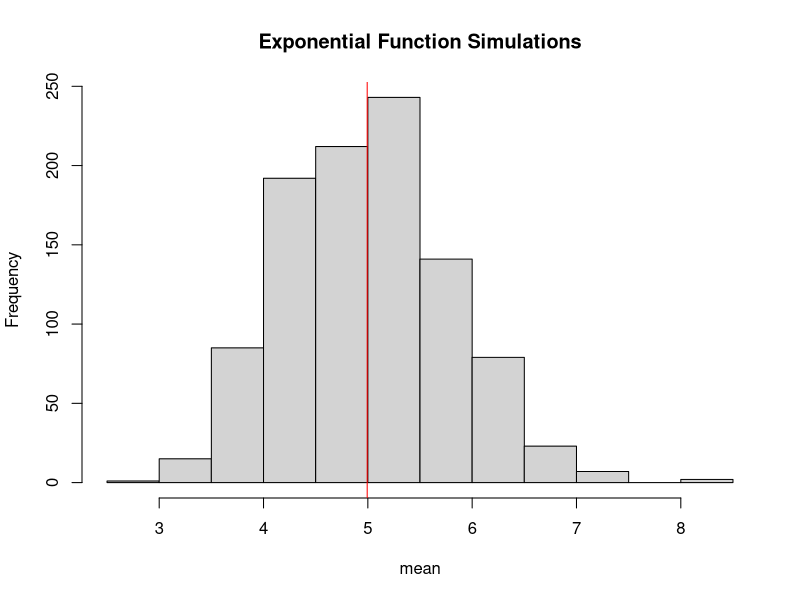
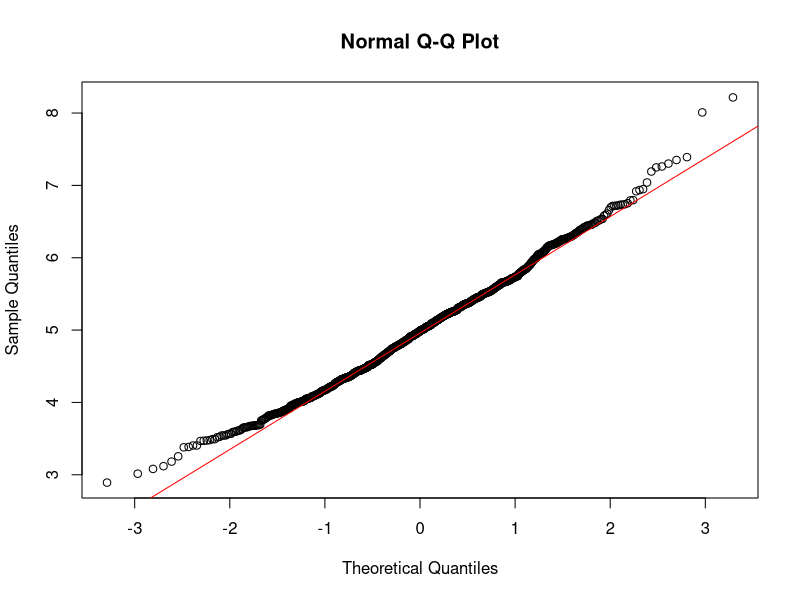
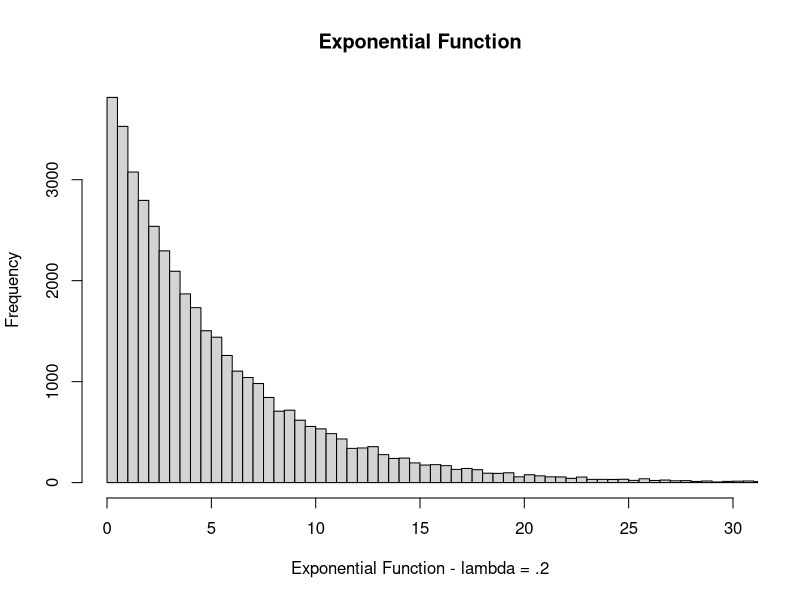

Recreate these plots in R, in order.
## ---- chunk 1
set.seed(31)

lambda <- 0.2
n <- 40
simulations <- 1000

x <- sapply(1:simulations, FUN = function(x) mean(rexp(40, lambda)))

sample_mean <- mean(x)

hist(x, xlab = "mean", main = "Exponential Function Simulations")
abline(v = sample_mean, col = "red")
## ---- chunk 2
qqnorm(x)
qqline(x, col = "red")
## ---- chunk 3
mean(rexp(40000, lambda))
## ---- chunk 4
mean(rexp(40, lambda))
## ---- chunk 5
x <- rexp(40000, .2)
mean(x)

hist(x, 
     breaks = 100, 
     xlim = range(0, 30),
     main = "Exponential Function",
     xlab = "Exponential Function - lambda = .2")
